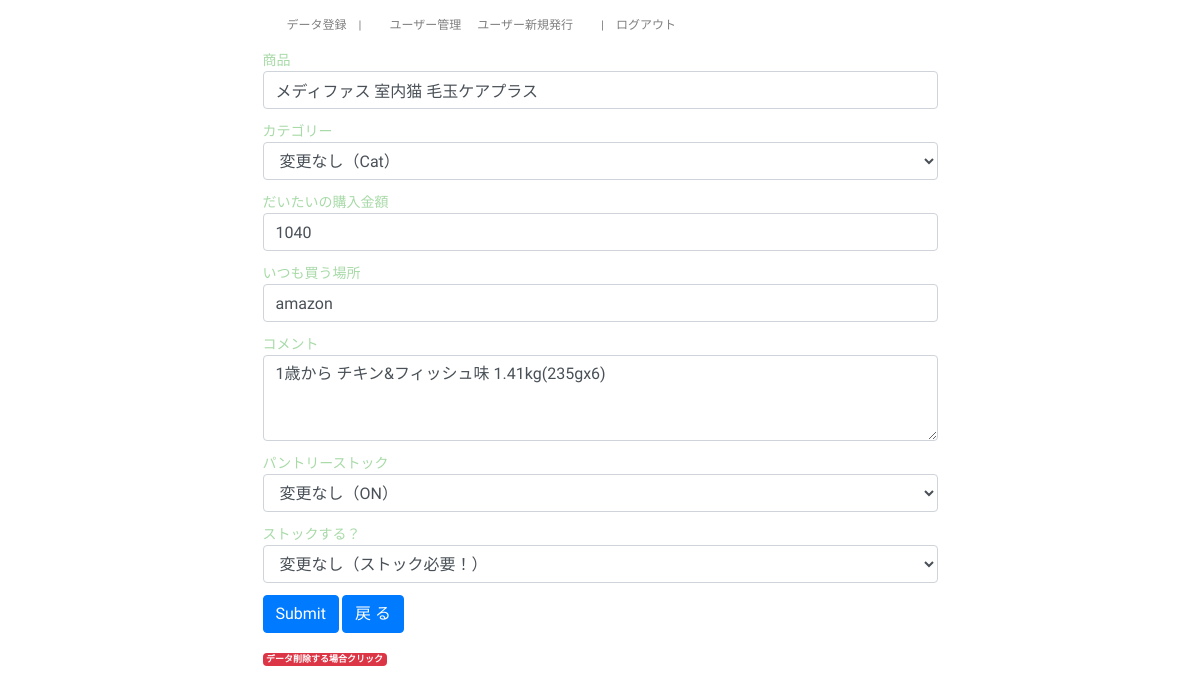
Screenshot of /detail.php?id=7 (signed in) with the database file from the repository.
### tables this page shows
CREATE TABLE `gs_mypantry_table` (
  `id` int(12) NOT NULL,
  `product` varchar(128) NOT NULL COMMENT '商品名',
  `category` varchar(128) NOT NULL,
  `kane_price` int(12) DEFAULT NULL COMMENT '安売り価格',
  `basyo_place` text COMMENT '安い場所',
  `comment` text COMMENT '備考',
  `indate` date NOT NULL COMMENT '登録日時',
  `enough` varchar(12) NOT NULL COMMENT 'たりるかたりないか',
  `ONOFF` varchar(12) NOT NULL COMMENT 'いるかいらないか'
);

### detail.php (the view, shortened to what this page needs)
<?php
include('functions.php');
$menuAdmin = menuAdmin();
$menunormal = menunormal();
$id = $_GET['id'];
$pdo = db_conn();
$sql = 'SELECT * FROM gs_mypantry_table WHERE id=:id';
$stmt = $pdo->prepare($sql);
$stmt->bindValue(':id', $id, PDO::PARAM_INT);
$status = $stmt->execute();
if ($status == false) {
    errorMsg($stmt);
} else {
    $rs = $stmt->fetch();
}
?>
<!DOCTYPE html>
<html lang="ja">
<head>
    <link rel="stylesheet" href="https://stackpath.bootstrapcdn.com/bootstrap/4.2.1/css/bootstrap.min.css">
    <link rel="stylesheet" href="css/my.css">
</head>
<body class="body">
    <header>
        <nav class="navbar navbar-expand-lg navbar-light ">
            <?php if ($_SESSION['kanri_flg'] == '1') : ?>
                <?= $menuAdmin ?>
            <?php else : ?>
                <?= $menunormal ?>
            <?php endif; ?>
        </nav>
    </header>
    <form method="post" action="update.php">
        <div class="form-group">
            <div class="form-MP">
                <label for="product" class="MG0">商品</label>
                <input type="text" class="form-control" id="product" name="product" value="<?= $rs['product'] ?>">
            </div>
            <div class="form-MP">
                <label for="category" class="MG0">カテゴリー</label>
                <select type="example" class="form-control" id="category" name="category">
                    <option value="<?= $rs['category'] ?>">変更なし（<?= $rs['category'] ?>）</option>
                </select>
            </div>
            <div class="form-MP">
                <label for="kane_price" class="MG0">だいたいの購入金額</label>
                <input type="number" class="form-control" id="kane_price" name="kane_price" min="0" max="10000" value="<?= $rs['kane_price'] ?>" step="0">
            </div>
            <div class="form-MP">
                <label for="basyo_place" class="MG0">いつも買う場所</label>
                <input type="text" class="form-control" id="basyo_place" name="basyo_place" value="<?= $rs['basyo_place'] ?>">
            </div>
            <div class="form-MP">
                <label for="comment">コメント</label>
                <textarea class="form-control" id="comment" rows="3" name="comment"><?= $rs['comment'] ?></textarea>
            </div>
            <div class="form-MP">
                <label for="enough" class="MG0">パントリーストック</label>
                <select type="example" class="form-control" id="enough" name="enough">
                    <option value="<?= $rs['enough'] ?>">変更なし（<?= $rs['enough'] ?>）</option>
                </select>
            </div>
            <div class="form-MP">
                <label for="ONOFF" class="MG0">ストックする？</label>
                <select type="example" class="form-control" id="ONOFF" name="ONOFF">
                    <option value="<?= $rs['ONOFF'] ?>">変更なし（ストック<?= $rs['ONOFF'] ?>！）</option>
                </select>
            </div>
            <div class="form-group">
                <button type="submit" class="btn btn-primary">Submit</button> <a href="select.php?" class=" btn btn-primary">戻 る</a>
            </div>
            <?php if ($_SESSION['kanri_flg'] == '1') : ?>
                <div class="form-group">
                    <a href="delete.php?id=<?= $rs['id'] ?>" class="badge badge-danger">データ削除する場合クリック</a>
                </div>
            <?php endif; ?>
        </div>
    </form>
</body>
</html>

### css/my.css (style rules this page uses)
.body { font-size: 12px; margin:0px auto; width: 675px; font-family: 'M PLUS 1p', sans-serif; }
label { font-size: 14px; margin:0px auto; font-family: 'M PLUS 1p', sans-serif; color: #a8daa8; }
.MG0 { margin-bottom:0px ; }
.form-MP { margin-bottom:12px ; }

### rows the page displays
gs_mypantry_table: product "メディファス 室内猫 毛玉ケアプラス", kane_price "1040", basyo_place "amazon", comment "1歳から チキン&フィッシュ味 1.41kg(235gx6)"
